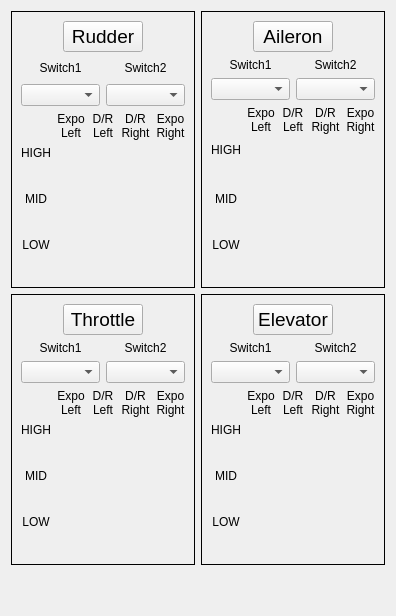
     <widget class="QWidget" name="tabExpo">
      <attribute name="title">
       <string>Expo/Dr</string>
      </attribute>
      <layout class="QGridLayout" name="gridLayout_17">
       <item row="0" column="0">
        <widget class="QFrame" name="RUD_Frame">
         <property name="frameShape">
          <enum>QFrame::Panel</enum>
         </property>
         <property name="frameShadow">
          <enum>QFrame::Plain</enum>
         </property>
         <layout class="QGridLayout" name="gridLayout_10">
          <item row="2" column="0" colspan="2">
           <widget class="QComboBox" name="RUD_edrSw1"/>
          </item>
          <item row="2" column="2" colspan="2">
           <widget class="QComboBox" name="RUD_edrSw2"/>
          </item>
          <item row="3" column="0" colspan="4">
           <layout class="QGridLayout" name="gridLayout_Rud">
            <item row="1" column="0">
             <widget class="QLabel" name="label_37">
              <property name="text">
               <string>HIGH</string>
              </property>
              <property name="alignment">
               <set>Qt::AlignCenter</set>
              </property>
             </widget>
            </item>
            <item row="3" column="0">
             <widget class="QLabel" name="label_38">
              <property name="text">
               <string>MID</string>
              </property>
              <property name="alignment">
               <set>Qt::AlignCenter</set>
              </property>
             </widget>
            </item>
            <item row="5" column="0">
             <widget class="QLabel" name="label_39">
              <property name="text">
               <string>LOW</string>
              </property>
              <property name="alignment">
               <set>Qt::AlignCenter</set>
              </property>
             </widget>
            </item>
            <item row="0" column="1">
             <widget class="QLabel" name="label_64">
              <property name="maximumSize">
               <size>
                <width>16777215</width>
                <height>24</height>
               </size>
              </property>
              <property name="text">
               <string>Expo
Left</string>
              </property>
              <property name="alignment">
               <set>Qt::AlignCenter</set>
              </property>
             </widget>
            </item>
            <item row="0" column="2">
             <widget class="QLabel" name="label_65">
              <property name="text">
               <string>D/R
Left</string>
              </property>
              <property name="alignment">
               <set>Qt::AlignCenter</set>
              </property>
             </widget>
            </item>
            <item row="0" column="3">
             <widget class="QLabel" name="label_69">
              <property name="text">
               <string>D/R
Right</string>
              </property>
              <property name="alignment">
               <set>Qt::AlignCenter</set>
              </property>
             </widget>
            </item>
            <item row="0" column="4">
             <widget class="QLabel" name="label_77">
              <property name="text">
               <string>Expo
Right</string>
              </property>
              <property name="alignment">
               <set>Qt::AlignCenter</set>
              </property>
             </widget>
            </item>
            <item row="2" column="0">
             <widget class="QLabel" name="label_166">
              <property name="minimumSize">
               <size>
                <width>0</width>
                <height>20</height>
               </size>
              </property>
              <property name="text">
               <string/>
              </property>
              <property name="alignment">
               <set>Qt::AlignCenter</set>
              </property>
             </widget>
            </item>
            <item row="4" column="0">
             <widget class="QLabel" name="label_169">
              <property name="minimumSize">
               <size>
                <width>0</width>
                <height>20</height>
               </size>
              </property>
              <property name="text">
               <string/>
              </property>
              <property name="alignment">
               <set>Qt::AlignCenter</set>
              </property>
             </widget>
            </item>
            <item row="6" column="0">
             <widget class="QLabel" name="label_170">
              <property name="minimumSize">
               <size>
                <width>0</width>
                <height>20</height>
               </size>
              </property>
              <property name="text">
               <string/>
              </property>
              <property name="alignment">
               <set>Qt::AlignCenter</set>
              </property>
             </widget>
            </item>
           </layout>
          </item>
          <item row="1" column="0" colspan="2">
           <widget class="QLabel" name="label_42">
            <property name="maximumSize">
             <size>
              <width>16777215</width>
              <height>21</height>
             </size>
            </property>
            <property name="text">
             <string>Switch1</string>
            </property>
            <property name="alignment">
             <set>Qt::AlignCenter</set>
            </property>
           </widget>
          </item>
          <item row="1" column="2" colspan="2">
           <widget class="QLabel" name="label_43">
            <property name="maximumSize">
             <size>
              <width>16777215</width>
              <height>21</height>
             </size>
            </property>
            <property name="text">
             <string>Switch2</string>
            </property>
            <property name="alignment">
             <set>Qt::AlignCenter</set>
            </property>
           </widget>
          </item>
          <item row="0" column="1" colspan="2">
           <widget class="QPushButton" name="pushButton_1">
            <property name="font">
             <font>
              <pointsize>14</pointsize>
             </font>
            </property>
            <property name="text">
             <string>Rudder</string>
            </property>
           </widget>
          </item>
         </layout>
        </widget>
       </item>
       <item row="0" column="1">
        <widget class="QFrame" name="AIL_Frame">
         <property name="frameShape">
          <enum>QFrame::Panel</enum>
         </property>
         <property name="frameShadow">
          <enum>QFrame::Plain</enum>
         </property>
         <layout class="QGridLayout" name="gridLayout_11">
          <item row="2" column="0" colspan="2">
           <widget class="QComboBox" name="AIL_edrSw1"/>
          </item>
          <item row="2" column="2" colspan="2">
           <widget class="QComboBox" name="AIL_edrSw2"/>
          </item>
          <item row="3" column="0" colspan="4">
           <layout class="QGridLayout" name="gridLayout_Ail">
            <item row="1" column="0">
             <widget class="QLabel" name="label_51">
              <property name="minimumSize">
               <size>
                <width>0</width>
                <height>20</height>
               </size>
              </property>
              <property name="text">
               <string>HIGH</string>
              </property>
              <property name="alignment">
               <set>Qt::AlignCenter</set>
              </property>
             </widget>
            </item>
            <item row="3" column="0">
             <widget class="QLabel" name="label_52">
              <property name="text">
               <string>MID</string>
              </property>
              <property name="alignment">
               <set>Qt::AlignCenter</set>
              </property>
             </widget>
            </item>
            <item row="5" column="0">
             <widget class="QLabel" name="label_53">
              <property name="text">
               <string>LOW</string>
              </property>
              <property name="alignment">
               <set>Qt::AlignCenter</set>
              </property>
             </widget>
            </item>
            <item row="0" column="1">
             <widget class="QLabel" name="label_67">
              <property name="maximumSize">
               <size>
                <width>16777215</width>
                <height>24</height>
               </size>
              </property>
              <property name="text">
               <string>Expo
Left</string>
              </property>
              <property name="alignment">
               <set>Qt::AlignCenter</set>
              </property>
             </widget>
            </item>
            <item row="0" column="3">
             <widget class="QLabel" name="label_70">
              <property name="text">
               <string>D/R
Right</string>
              </property>
              <property name="alignment">
               <set>Qt::AlignCenter</set>
              </property>
             </widget>
            </item>
            <item row="0" column="2">
             <widget class="QLabel" name="label_75">
              <property name="text">
               <string>D/R
Left</string>
              </property>
              <property name="alignment">
               <set>Qt::AlignCenter</set>
              </property>
             </widget>
            </item>
            <item row="0" column="4">
             <widget class="QLabel" name="label_78">
              <property name="text">
               <string>Expo
Right</string>
              </property>
              <property name="alignment">
               <set>Qt::AlignCenter</set>
              </property>
             </widget>
            </item>
            <item row="2" column="0">
             <widget class="QLabel" name="label_163">
              <property name="minimumSize">
               <size>
                <width>0</width>
                <height>20</height>
               </size>
              </property>
              <property name="text">
               <string/>
              </property>
              <property name="alignment">
               <set>Qt::AlignCenter</set>
              </property>
             </widget>
            </item>
            <item row="4" column="0">
             <widget class="QLabel" name="label_164">
              <property name="minimumSize">
               <size>
                <width>0</width>
                <height>20</height>
               </size>
              </property>
              <property name="text">
               <string/>
              </property>
              <property name="alignment">
               <set>Qt::AlignCenter</set>
              </property>
             </widget>
            </item>
            <item row="6" column="0">
             <widget class="QLabel" name="label_165">
              <property name="minimumSize">
               <size>
                <width>0</width>
                <height>20</height>
               </size>
              </property>
              <property name="text">
               <string/>
              </property>
              <property name="alignment">
               <set>Qt::AlignCenter</set>
              </property>
             </widget>
            </item>
           </layout>
          </item>
          <item row="1" column="2" colspan="2">
           <widget class="QLabel" name="label_44">
            <property name="maximumSize">
             <size>
              <width>16777215</width>
              <height>21</height>
             </size>
            </property>
            <property name="text">
             <string>Switch2</string>
            </property>
            <property name="alignment">
             <set>Qt::AlignCenter</set>
            </property>
           </widget>
          </item>
          <item row="1" column="0" colspan="2">
           <widget class="QLabel" name="label_48">
            <property name="maximumSize">
             <size>
              <width>16777215</width>
              <height>21</height>
             </size>
            </property>
            <property name="text">
             <string>Switch1</string>
            </property>
            <property name="alignment">
             <set>Qt::AlignCenter</set>
            </property>
           </widget>
          </item>
          <item row="0" column="1" colspan="2">
           <widget class="QPushButton" name="pushButton_4">
            <property name="font">
             <font>
              <pointsize>14</pointsize>
             </font>
            </property>
            <property name="text">
             <string>Aileron</string>
            </property>
           </widget>
          </item>
         </layout>
        </widget>
       </item>
       <item row="1" column="0">
        <widget class="QFrame" name="THR_Frame">
         <property name="frameShape">
          <enum>QFrame::Panel</enum>
         </property>
         <property name="frameShadow">
          <enum>QFrame::Plain</enum>
         </property>
         <layout class="QGridLayout" name="gridLayout_13">
          <item row="3" column="0" colspan="2">
           <widget class="QComboBox" name="THR_edrSw1"/>
          </item>
          <item row="3" column="2" colspan="2">
           <widget class="QComboBox" name="THR_edrSw2"/>
          </item>
          <item row="4" column="0" colspan="4">
           <layout class="QGridLayout" name="gridLayout_Thr">
            <item row="0" column="2">
             <widget class="QLabel" name="label_58">
              <property name="text">
               <string>D/R
Left</string>
              </property>
              <property name="alignment">
               <set>Qt::AlignCenter</set>
              </property>
             </widget>
            </item>
            <item row="0" column="3">
             <widget class="QLabel" name="label_59">
              <property name="text">
               <string>D/R
Right</string>
              </property>
              <property name="alignment">
               <set>Qt::AlignCenter</set>
              </property>
             </widget>
            </item>
            <item row="0" column="4">
             <widget class="QLabel" name="label_60">
              <property name="text">
               <string>Expo
Right</string>
              </property>
              <property name="alignment">
               <set>Qt::AlignCenter</set>
              </property>
             </widget>
            </item>
            <item row="1" column="0">
             <widget class="QLabel" name="label_61">
              <property name="text">
               <string>HIGH</string>
              </property>
              <property name="alignment">
               <set>Qt::AlignCenter</set>
              </property>
             </widget>
            </item>
            <item row="3" column="0">
             <widget class="QLabel" name="label_62">
              <property name="text">
               <string>MID</string>
              </property>
              <property name="alignment">
               <set>Qt::AlignCenter</set>
              </property>
             </widget>
            </item>
            <item row="5" column="0">
             <widget class="QLabel" name="label_63">
              <property name="text">
               <string>LOW</string>
              </property>
              <property name="alignment">
               <set>Qt::AlignCenter</set>
              </property>
             </widget>
            </item>
            <item row="0" column="1">
             <widget class="QLabel" name="label_57">
              <property name="maximumSize">
               <size>
                <width>16777215</width>
                <height>24</height>
               </size>
              </property>
              <property name="text">
               <string>Expo
Left</string>
              </property>
              <property name="alignment">
               <set>Qt::AlignCenter</set>
              </property>
             </widget>
            </item>
            <item row="2" column="0">
             <widget class="QLabel" name="label_171">
              <property name="minimumSize">
               <size>
                <width>0</width>
                <height>20</height>
               </size>
              </property>
              <property name="text">
               <string/>
              </property>
              <property name="alignment">
               <set>Qt::AlignCenter</set>
              </property>
             </widget>
            </item>
            <item row="4" column="0">
             <widget class="QLabel" name="label_172">
              <property name="minimumSize">
               <size>
                <width>0</width>
                <height>20</height>
               </size>
              </property>
              <property name="text">
               <string/>
              </property>
              <property name="alignment">
               <set>Qt::AlignCenter</set>
              </property>
             </widget>
            </item>
            <item row="6" column="0">
             <widget class="QLabel" name="label_173">
              <property name="minimumSize">
               <size>
                <width>0</width>
                <height>20</height>
               </size>
              </property>
              <property name="text">
               <string/>
              </property>
              <property name="alignment">
               <set>Qt::AlignCenter</set>
              </property>
             </widget>
            </item>
           </layout>
          </item>
          <item row="2" column="0" colspan="2">
           <widget class="QLabel" name="label_40">
            <property name="maximumSize">
             <size>
              <width>16777215</width>
              <height>21</height>
             </size>
            </property>
            <property name="text">
             <string>Switch1</string>
            </property>
            <property name="alignment">
             <set>Qt::AlignCenter</set>
            </property>
           </widget>
          </item>
          <item row="2" column="2" colspan="2">
           <widget class="QLabel" name="label_41">
            <property name="maximumSize">
             <size>
              <width>16777215</width>
              <height>21</height>
             </size>
            </property>
            <property name="text">
             <string>Switch2</string>
            </property>
            <property name="alignment">
             <set>Qt::AlignCenter</set>
            </property>
           </widget>
          </item>
          <item row="0" column="1" colspan="2">
           <widget class="QPushButton" name="pushButton_2">
            <property name="font">
             <font>
              <pointsize>14</pointsize>
             </font>
            </property>
            <property name="text">
             <string>Throttle</string>
            </property>
           </widget>
          </item>
         </layout>
        </widget>
       </item>
       <item row="1" column="1">
        <widget class="QFrame" name="ELE_Frame">
         <property name="frameShape">
          <enum>QFrame::Panel</enum>
         </property>
         <property name="frameShadow">
          <enum>QFrame::Plain</enum>
         </property>
         <layout class="QGridLayout" name="gridLayout_15">
          <item row="2" column="0" colspan="2">
           <widget class="QComboBox" name="ELE_edrSw1"/>
          </item>
          <item row="2" column="2" colspan="2">
           <widget class="QComboBox" name="ELE_edrSw2"/>
          </item>
          <item row="3" column="0" colspan="4">
           <layout class="QGridLayout" name="gridLayout_Ele">
            <item row="1" column="0">
             <widget class="QLabel" name="label_71">
              <property name="text">
               <string>HIGH</string>
              </property>
              <property name="alignment">
               <set>Qt::AlignCenter</set>
              </property>
             </widget>
            </item>
            <item row="3" column="0">
             <widget class="QLabel" name="label_72">
              <property name="text">
               <string>MID</string>
              </property>
              <property name="alignment">
               <set>Qt::AlignCenter</set>
              </property>
             </widget>
            </item>
            <item row="5" column="0">
             <widget class="QLabel" name="label_73">
              <property name="text">
               <string>LOW</string>
              </property>
              <property name="alignment">
               <set>Qt::AlignCenter</set>
              </property>
             </widget>
            </item>
            <item row="0" column="1">
             <widget class="QLabel" name="label_68">
              <property name="maximumSize">
               <size>
                <width>16777215</width>
                <height>24</height>
               </size>
              </property>
              <property name="text">
               <string>Expo
Left</string>
              </property>
              <property name="alignment">
               <set>Qt::AlignCenter</set>
              </property>
             </widget>
            </item>
            <item row="0" column="3">
             <widget class="QLabel" name="label_74">
              <property name="text">
               <string>D/R
Right</string>
              </property>
              <property name="alignment">
               <set>Qt::AlignCenter</set>
              </property>
             </widget>
            </item>
            <item row="0" column="2">
             <widget class="QLabel" name="label_76">
              <property name="text">
               <string>D/R
Left</string>
              </property>
              <property name="alignment">
               <set>Qt::AlignCenter</set>
              </property>
             </widget>
            </item>
            <item row="0" column="4">
             <widget class="QLabel" name="label_79">
              <property name="text">
               <string>Expo
Right</string>
              </property>
              <property name="alignment">
               <set>Qt::AlignCenter</set>
              </property>
             </widget>
            </item>
            <item row="2" column="0">
             <widget class="QLabel" name="label_174">
              <property name="minimumSize">
               <size>
                <width>0</width>
                <height>20</height>
               </size>
              </property>
              <property name="text">
               <string/>
              </property>
              <property name="alignment">
               <set>Qt::AlignCenter</set>
              </property>
             </widget>
            </item>
            <item row="4" column="0">
             <widget class="QLabel" name="label_175">
              <property name="minimumSize">
               <size>
                <width>0</width>
                <height>20</height>
               </size>
              </property>
              <property name="text">
               <string/>
              </property>
              <property name="alignment">
               <set>Qt::AlignCenter</set>
              </property>
             </widget>
            </item>
            <item row="6" column="0">
             <widget class="QLabel" name="label_176">
              <property name="minimumSize">
               <size>
                <width>0</width>
                <height>20</height>
               </size>
              </property>
              <property name="text">
               <string/>
              </property>
              <property name="alignment">
               <set>Qt::AlignCenter</set>
              </property>
             </widget>
            </item>
           </layout>
          </item>
          <item row="1" column="2" colspan="2">
           <widget class="QLabel" name="label_45">
            <property name="maximumSize">
             <size>
              <width>16777215</width>
              <height>21</height>
             </size>
            </property>
            <property name="text">
             <string>Switch2</string>
            </property>
            <property name="alignment">
             <set>Qt::AlignCenter</set>
            </property>
           </widget>
          </item>
          <item row="1" column="0" colspan="2">
           <widget class="QLabel" name="label_47">
            <property name="maximumSize">
             <size>
              <width>16777215</width>
              <height>21</height>
             </size>
            </property>
            <property name="text">
             <string>Switch1</string>
            </property>
            <property name="alignment">
             <set>Qt::AlignCenter</set>
            </property>
           </widget>
          </item>
          <item row="0" column="1" colspan="2">
           <widget class="QPushButton" name="pushButton_3">
            <property name="font">
             <font>
              <pointsize>14</pointsize>
             </font>
            </property>
            <property name="text">
             <string>Elevator</string>
            </property>
           </widget>
          </item>
         </layout>
        </widget>
       </item>
       <item row="2" column="1">
        <spacer name="verticalSpacer_6">
         <property name="orientation">
          <enum>Qt::Vertical</enum>
         </property>
         <property name="sizeHint" stdset="0">
          <size>
           <width>20</width>
           <height>40</height>
          </size>
         </property>
        </spacer>
       </item>
      </layout>
     </widget>
